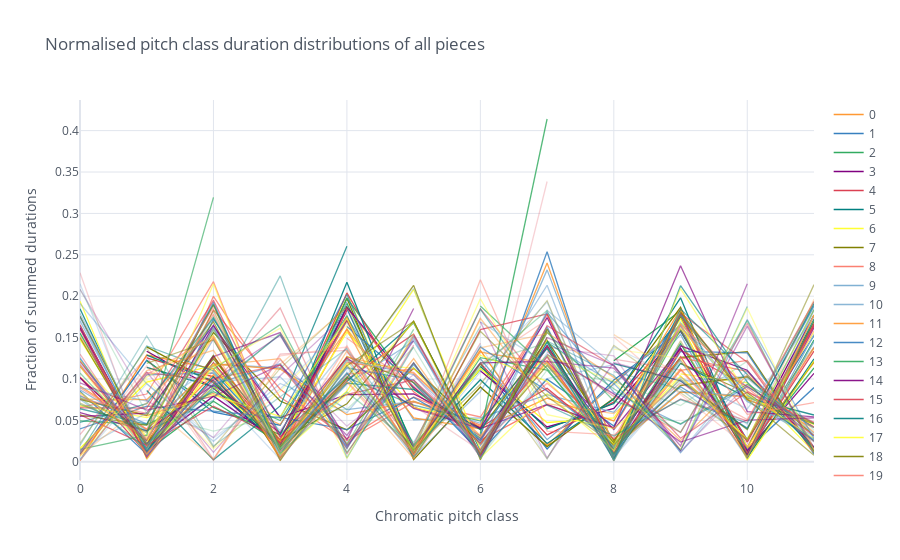

The cell this chart's notebook holds for it:
### Markdown cell above
### Tone durations per piece

### Code cell
pc_durations = notes.groupby(['id', 'pc']).duration.sum().unstack()
pc_durations = norm(pc_durations).astype(float)
pc_durations.T.iplot(title='Normalised pitch class duration distributions of all pieces', xTitle='Chromatic pitch class', yTitle='Fraction of summed durations')

### Figure 1 — Plotly figure (JSON) as saved in the notebook; plotly's stock layout.template omitted (floating-point values rounded to 4 significant figures)
{"data": [{"line": {"color": "rgba(255, 153, 51, 1.0)", "dash": "solid", "shape": "linear", "width": 1.3}, "mode": "lines", "name": "0", "text": "", "type": "scatter", "x": [0, 1, 2, 3, 4, 5, 6, 7, 8, 9, 10, 11], "y": [0.001485, 0.1289, 0.1121, 0.02302, 0.1701, 0.01485, 0.1344, 0.02005, 0.09469, 0.1656, 0.01485, 0.1199]}, {"line": {"color": "rgba(55, 128, 191, 1.0)", "dash": "solid", "shape": "linear", "width": 1.3}, "mode": "lines", "name": "1", "text": "", "type": "scatter", "x": [0, 1, 2, 3, 4, 5, 6, 7, 8, 9, 10, 11], "y": [0.009027, 0.1226, 0.05993, 0.04413, 0.1848, 0.01003, 0.1186, 0.01555, 0.0988, 0.1575, 0.02658, 0.1525]}, {"line": {"color": "rgba(50, 171, 96, 1.0)", "dash": "solid", "shape": "linear", "width": 1.3}, "mode": "lines", "name": "2", "text": "", "type": "scatter", "x": [0, 1, 2, 3, 4, 5, 6, 7, 8, 9, 10, 11], "y": ["", 0.122, 0.06562, 0.03281, 0.1916, 0.01969, 0.1115, "", 0.122, 0.1824, 0.005249, 0.147]}, {"line": {"color": "rgba(128, 0, 128, 1.0)", "dash": "solid", "shape": "linear", "width": 1.3}, "mode": "lines", "name": "3", "text": "", "type": "scatter", "x": [0, 1, 2, 3, 4, 5, 6, 7, 8, 9, 10, 11], "y": ["", 0.1335, 0.08918, 0.01726, 0.1841, "", 0.1099, 0.042, 0.06444, 0.1582, 0.02417, 0.1772]}, {"line": {"color": "rgba(219, 64, 82, 1.0)", "dash": "solid", "shape": "linear", "width": 1.3}, "mode": "lines", "name": "4", "text": "", "type": "scatter", "x": [0, 1, 2, 3, 4, 5, 6, 7, 8, 9, 10, 11], "y": ["", 0.1255, 0.1025, 0.01529, 0.1834, "", 0.1191, 0.03248, 0.07197, 0.1599, 0.02548, 0.1643]}, {"line": {"color": "rgba(0, 128, 128, 1.0)", "dash": "solid", "shape": "linear", "width": 1.3}, "mode": "lines", "name": "5", "text": "", "type": "scatter", "x": [0, 1, 2, 3, 4, 5, 6, 7, 8, 9, 10, 11], "y": ["", 0.1139, 0.09091, 0.01818, 0.1879, "", 0.1152, 0.04, 0.0703, 0.1745, 0.01697, 0.1721]}, {"line": {"color": "rgba(255, 255, 51, 1.0)", "dash": "solid", "shape": "linear", "width": 1.3}, "mode": "lines", "name": "6", "text": "", "type": "scatter", "x": [0, 1, 2, 3, 4, 5, 6, 7, 8, 9, 10, 11], "y": [0.01605, 0.09628, 0.1163, 0.01495, 0.2031, 0.01276, 0.1127, 0.04741, 0.05288, 0.1729, 0.01751, 0.1371]}, {"line": {"color": "rgba(128, 128, 0, 1.0)", "dash": "solid", "shape": "linear", "width": 1.3}, "mode": "lines", "name": "7", "text": "", "type": "scatter", "x": [0, 1, 2, 3, 4, 5, 6, 7, 8, 9, 10, 11], "y": ["", 0.1387, 0.09555, 0.01963, 0.1976, 0.002618, 0.09031, 0.01832, 0.07657, 0.1865, 0.003927, 0.1702]}, {"line": {"color": "rgba(251, 128, 114, 1.0)", "dash": "solid", "shape": "linear", "width": 1.3}, "mode": "lines", "name": "8", "text": "", "type": "scatter", "x": [0, 1, 2, 3, 4, 5, 6, 7, 8, 9, 10, 11], "y": [0.1224, 0.01207, 0.1276, 0.005172, 0.1862, 0.08448, 0.02586, 0.06897, 0.04138, 0.1776, 0.01034, 0.1379]}, {"line": {"color": "rgba(128, 177, 211, 1.0)", "dash": "solid", "shape": "linear", "width": 1.3}, "mode": "lines", "name": "9", "text": "", "type": "scatter", "x": [0, 1, 2, 3, 4, 5, 6, 7, 8, 9, 10, 11], "y": [0.002092, 0.1051, 0.1072, 0.0251, 0.193, "", 0.1245, 0.02667, 0.09362, 0.1647, 0.004184, 0.1538]}, {"line": {"color": "rgba(128, 177, 211, 0.9148936170212765)", "dash": "solid", "shape": "linear", "width": 1.3}, "mode": "lines", "name": "10", "text": "", "type": "scatter", "x": [0, 1, 2, 3, 4, 5, 6, 7, 8, 9, 10, 11], "y": [0.1243, 0.01605, 0.1195, 0.01725, 0.1742, 0.05079, 0.05295, 0.08098, 0.05966, 0.1538, 0.005271, 0.1452]}, {"line": {"color": "rgba(255, 153, 51, 0.9148936170212765)", "dash": "solid", "shape": "linear", "width": 1.3}, "mode": "lines", "name": "11", "text": "", "type": "scatter", "x": [0, 1, 2, 3, 4, 5, 6, 7, 8, 9, 10, 11], "y": [0.1024, 0.02559, 0.1052, 0.01611, 0.1602, 0.05308, 0.03981, 0.07678, 0.04929, 0.1848, 0.009479, 0.1773]}, {"line": {"color": "rgba(55, 128, 191, 0.9148936170212765)", "dash": "solid", "shape": "linear", "width": 1.3}, "mode": "lines", "name": "12", "text": "", "type": "scatter", "x": [0, 1, 2, 3, 4, 5, 6, 7, 8, 9, 10, 11], "y": [0.1643, 0.01101, 0.1281, "", 0.1635, 0.09513, 0.01101, 0.09984, 0.04324, 0.18, 0.01415, 0.08962]}, {"line": {"color": "rgba(50, 171, 96, 0.9148936170212765)", "dash": "solid", "shape": "linear", "width": 1.3}, "mode": "lines", "name": "13", "text": "", "type": "scatter", "x": [0, 1, 2, 3, 4, 5, 6, 7, 8, 9, 10, 11], "y": [0.1554, 0.0128, 0.07313, 0.02194, 0.1974, 0.08775, 0.02834, 0.1399, 0.01645, 0.1426, 0.01097, 0.1133]}, {"line": {"color": "rgba(128, 0, 128, 0.9148936170212765)", "dash": "solid", "shape": "linear", "width": 1.3}, "mode": "lines", "name": "14", "text": "", "type": "scatter", "x": [0, 1, 2, 3, 4, 5, 6, 7, 8, 9, 10, 11], "y": [0.1615, 0.01741, 0.0793, 0.02321, 0.1867, 0.08994, 0.02611, 0.1402, 0.01838, 0.1373, 0.01306, 0.1069]}, {"line": {"color": "rgba(219, 64, 82, 0.9148936170212765)", "dash": "solid", "shape": "linear", "width": 1.3}, "mode": "lines", "name": "15", "text": "", "type": "scatter", "x": [0, 1, 2, 3, 4, 5, 6, 7, 8, 9, 10, 11], "y": [0.102, 0.009868, 0.1195, 0.02412, 0.2039, 0.06579, 0.04167, 0.08882, 0.02193, 0.1787, 0.009868, 0.1338]}, {"line": {"color": "rgba(0, 128, 128, 0.9148936170212765)", "dash": "solid", "shape": "linear", "width": 1.3}, "mode": "lines", "name": "16", "text": "", "type": "scatter", "x": [0, 1, 2, 3, 4, 5, 6, 7, 8, 9, 10, 11], "y": ["", 0.1289, 0.09748, 0.01887, 0.217, 0.01415, 0.09906, 0.02201, 0.07547, 0.1981, 0.004717, 0.1242]}, {"line": {"color": "rgba(255, 255, 51, 0.9148936170212765)", "dash": "solid", "shape": "linear", "width": 1.3}, "mode": "lines", "name": "17", "text": "", "type": "scatter", "x": [0, 1, 2, 3, 4, 5, 6, 7, 8, 9, 10, 11], "y": [0.148, 0.02067, 0.09032, 0.02503, 0.1567, 0.06529, 0.05005, 0.1284, 0.02394, 0.1676, 0.002176, 0.1219]}, {"line": {"color": "rgba(128, 128, 0, 0.9148936170212765)", "dash": "solid", "shape": "linear", "width": 1.3}, "mode": "lines", "name": "18", "text": "", "type": "scatter", "x": [0, 1, 2, 3, 4, 5, 6, 7, 8, 9, 10, 11], "y": [0.1154, 0.02083, 0.1561, 0.07333, 0.03847, 0.1131, 0.03889, 0.1465, 0.02583, 0.126, 0.1331, 0.0125]}, {"line": {"color": "rgba(251, 128, 114, 0.9148936170212765)", "dash": "solid", "shape": "linear", "width": 1.3}, "mode": "lines", "name": "19", "text": "", "type": "scatter", "x": [0, 1, 2, 3, 4, 5, 6, 7, 8, 9, 10, 11], "y": [0.116, 0.01753, 0.1835, 0.08763, 0.02784, 0.07835, 0.04433, 0.1784, 0.01443, 0.1258, 0.1093, 0.01701]}, {"line": {"color": "rgba(251, 128, 114, 0.8297872340425532)", "dash": "solid", "shape": "linear", "width": 1.3}, "mode": "lines", "name": "20", "text": "", "type": "scatter", "x": [0, 1, 2, 3, 4, 5, 6, 7, 8, 9, 10, 11], "y": [0.1172, 0.01485, 0.1999, 0.07794, 0.02545, 0.07211, 0.05408, 0.1782, 0.01273, 0.1103, 0.1225, 0.01485]}, {"line": {"color": "rgba(128, 177, 211, 0.8297872340425532)", "dash": "solid", "shape": "linear", "width": 1.3}, "mode": "lines", "name": "21", "text": "", "type": "scatter", "x": [0, 1, 2, 3, 4, 5, 6, 7, 8, 9, 10, 11], "y": [0.08697, 0.03803, 0.1181, 0.1133, 0.06311, 0.07282, 0.04652, 0.2318, 0.0182, 0.08495, 0.07929, 0.04693]}, {"line": {"color": "rgba(255, 153, 51, 0.8297872340425532)", "dash": "solid", "shape": "linear", "width": 1.3}, "mode": "lines", "name": "22", "text": "", "type": "scatter", "x": [0, 1, 2, 3, 4, 5, 6, 7, 8, 9, 10, 11], "y": [0.09159, 0.03913, 0.1181, 0.112, 0.0569, 0.07306, 0.04274, 0.2402, 0.01707, 0.0841, 0.07848, 0.04663]}, {"line": {"color": "rgba(55, 128, 191, 0.8297872340425532)", "dash": "solid", "shape": "linear", "width": 1.3}, "mode": "lines", "name": "23", "text": "", "type": "scatter", "x": [0, 1, 2, 3, 4, 5, 6, 7, 8, 9, 10, 11], "y": [0.08519, 0.009259, 0.1722, 0.0537, 0.03889, 0.07778, 0.03148, 0.2537, 0.003704, 0.1333, 0.1315, 0.009259]}, {"line": {"color": "rgba(50, 171, 96, 0.8297872340425532)", "dash": "solid", "shape": "linear", "width": 1.3}, "mode": "lines", "name": "24", "text": "", "type": "scatter", "x": [0, 1, 2, 3, 4, 5, 6, 7, 8, 9, 10, 11], "y": [0.125, "", 0.1432, "", 0.03646, "", 0.03385, 0.4141, "", 0.09115, "", 0.1562]}, {"line": {"color": "rgba(128, 0, 128, 0.8297872340425532)", "dash": "solid", "shape": "linear", "width": 1.3}, "mode": "lines", "name": "25", "text": "", "type": "scatter", "x": [0, 1, 2, 3, 4, 5, 6, 7, 8, 9, 10, 11], "y": [0.1014, 0.02581, 0.1641, 0.05346, 0.08111, 0.08203, 0.04055, 0.1742, 0.009217, 0.1401, 0.1106, 0.01751]}, {"line": {"color": "rgba(219, 64, 82, 0.8297872340425532)", "dash": "solid", "shape": "linear", "width": 1.3}, "mode": "lines", "name": "26", "text": "", "type": "scatter", "x": [0, 1, 2, 3, 4, 5, 6, 7, 8, 9, 10, 11], "y": [0.1653, 0.008207, 0.1272, 0.02293, 0.09932, 0.1541, 0.007483, 0.1393, 0.008448, 0.1348, 0.09088, 0.042]}, {"line": {"color": "rgba(0, 128, 128, 0.8297872340425532)", "dash": "solid", "shape": "linear", "width": 1.3}, "mode": "lines", "name": "27", "text": "", "type": "scatter", "x": [0, 1, 2, 3, 4, 5, 6, 7, 8, 9, 10, 11], "y": [0.1848, 0.01363, 0.1027, 0.0159, 0.09688, 0.1678, 0.01428, 0.1449, 0.006491, 0.1188, 0.07725, 0.05648]}, {"line": {"color": "rgba(255, 255, 51, 0.8297872340425532)", "dash": "solid", "shape": "linear", "width": 1.3}, "mode": "lines", "name": "28", "text": "", "type": "scatter", "x": [0, 1, 2, 3, 4, 5, 6, 7, 8, 9, 10, 11], "y": [0.194, 0.003344, 0.1171, 0.01672, 0.08528, 0.2082, 0.01505, 0.1472, "", 0.1062, 0.09532, 0.01171]}, {"line": {"color": "rgba(128, 128, 0, 0.8297872340425532)", "dash": "solid", "shape": "linear", "width": 1.3}, "mode": "lines", "name": "29", "text": "", "type": "scatter", "x": [0, 1, 2, 3, 4, 5, 6, 7, 8, 9, 10, 11], "y": [0.1757, 0.02177, 0.1244, 0.02605, 0.06998, 0.1699, 0.008554, 0.1606, 0.01672, 0.09215, 0.1026, 0.03149]}, {"line": {"color": "rgba(128, 128, 0, 0.7446808510638296)", "dash": "solid", "shape": "linear", "width": 1.3}, "mode": "lines", "name": "30", "text": "", "type": "scatter", "x": [0, 1, 2, 3, 4, 5, 6, 7, 8, 9, 10, 11], "y": [0.15, 0.01429, 0.1286, 0.004762, 0.1012, 0.2131, 0.002381, 0.1583, "", 0.119, 0.08333, 0.025]}, {"line": {"color": "rgba(251, 128, 114, 0.7446808510638296)", "dash": "solid", "shape": "linear", "width": 1.3}, "mode": "lines", "name": "31", "text": "", "type": "scatter", "x": [0, 1, 2, 3, 4, 5, 6, 7, 8, 9, 10, 11], "y": [0.06587, 0.08184, 0.2176, 0.01198, 0.1058, 0.1118, "", 0.1118, "", 0.1756, 0.08583, 0.03194]}, {"line": {"color": "rgba(128, 177, 211, 0.7446808510638296)", "dash": "solid", "shape": "linear", "width": 1.3}, "mode": "lines", "name": "32", "text": "", "type": "scatter", "x": [0, 1, 2, 3, 4, 5, 6, 7, 8, 9, 10, 11], "y": [0.1702, 0.01477, 0.1481, 0.008203, 0.09393, 0.1456, 0.02051, 0.1292, "", 0.1682, 0.07342, 0.02789]}, {"line": {"color": "rgba(255, 153, 51, 0.7446808510638296)", "dash": "solid", "shape": "linear", "width": 1.3}, "mode": "lines", "name": "33", "text": "", "type": "scatter", "x": [0, 1, 2, 3, 4, 5, 6, 7, 8, 9, 10, 11], "y": [0.07539, 0.05565, 0.08248, 0.04501, 0.16, 0.009978, 0.1326, 0.1186, 0.01619, 0.1121, 0.0255, 0.1665]}, {"line": {"color": "rgba(55, 128, 191, 0.7446808510638296)", "dash": "solid", "shape": "linear", "width": 1.3}, "mode": "lines", "name": "34", "text": "", "type": "scatter", "x": [0, 1, 2, 3, 4, 5, 6, 7, 8, 9, 10, 11], "y": [0.0398, 0.06716, 0.06119, 0.05323, 0.202, 0.00995, 0.1388, 0.08557, 0.02289, 0.09055, 0.0408, 0.1881]}, {"line": {"color": "rgba(50, 171, 96, 0.7446808510638296)", "dash": "solid", "shape": "linear", "width": 1.3}, "mode": "lines", "name": "35", "text": "", "type": "scatter", "x": [0, 1, 2, 3, 4, 5, 6, 7, 8, 9, 10, 11], "y": [0.04929, 0.04463, 0.08461, 0.04984, 0.1766, 0.004381, 0.1257, 0.1106, 0.01643, 0.1594, 0.007667, 0.1709]}, {"line": {"color": "rgba(128, 0, 128, 0.7446808510638296)", "dash": "solid", "shape": "linear", "width": 1.3}, "mode": "lines", "name": "36", "text": "", "type": "scatter", "x": [0, 1, 2, 3, 4, 5, 6, 7, 8, 9, 10, 11], "y": [0.05944, 0.0373, 0.09266, 0.03497, 0.1713, 0.01748, 0.1195, 0.1212, 0.03904, 0.1369, 0.008159, 0.162]}, {"line": {"color": "rgba(219, 64, 82, 0.7446808510638296)", "dash": "solid", "shape": "linear", "width": 1.3}, "mode": "lines", "name": "37", "text": "", "type": "scatter", "x": [0, 1, 2, 3, 4, 5, 6, 7, 8, 9, 10, 11], "y": [0.05672, 0.01996, 0.06723, 0.02731, 0.1744, 0.007353, 0.1597, 0.1786, 0.0105, 0.1271, 0.005252, 0.166]}, {"line": {"color": "rgba(0, 128, 128, 0.7446808510638296)", "dash": "solid", "shape": "linear", "width": 1.3}, "mode": "lines", "name": "38", "text": "", "type": "scatter", "x": [0, 1, 2, 3, 4, 5, 6, 7, 8, 9, 10, 11], "y": ["", 0.08605, 0.002326, 0.06744, 0.2605, "", 0.1372, "", 0.1186, 0.09767, 0.03953, 0.1907]}, {"line": {"color": "rgba(255, 255, 51, 0.7446808510638296)", "dash": "solid", "shape": "linear", "width": 1.3}, "mode": "lines", "name": "39", "text": "", "type": "scatter", "x": [0, 1, 2, 3, 4, 5, 6, 7, 8, 9, 10, 11], "y": [0.06798, 0.05336, 0.08041, 0.05482, 0.1732, 0.009503, 0.1287, 0.09722, 0.0212, 0.1031, 0.02705, 0.1835]}, {"line": {"color": "rgba(255, 255, 51, 0.6595744680851063)", "dash": "solid", "shape": "linear", "width": 1.3}, "mode": "lines", "name": "40", "text": "", "type": "scatter", "x": [0, 1, 2, 3, 4, 5, 6, 7, 8, 9, 10, 11], "y": [0.1225, 0.03075, 0.1517, 0.01613, 0.119, 0.1131, 0.02139, 0.1201, 0.02139, 0.161, 0.07807, 0.04491]}, {"line": {"color": "rgba(128, 128, 0, 0.6595744680851063)", "dash": "solid", "shape": "linear", "width": 1.3}, "mode": "lines", "name": "41", "text": "", "type": "scatter", "x": [0, 1, 2, 3, 4, 5, 6, 7, 8, 9, 10, 11], "y": [0.07548, 0.05628, 0.1693, 0.01745, 0.127, 0.09599, 0.02225, 0.1165, 0.02312, 0.1758, 0.07504, 0.04581]}, {"line": {"color": "rgba(251, 128, 114, 0.6595744680851063)", "dash": "solid", "shape": "linear", "width": 1.3}, "mode": "lines", "name": "42", "text": "", "type": "scatter", "x": [0, 1, 2, 3, 4, 5, 6, 7, 8, 9, 10, 11], "y": [0.08943, 0.03949, 0.1783, 0.01858, 0.1202, 0.108, 0.02962, 0.1225, 0.01394, 0.1661, 0.08943, 0.02439]}, {"line": {"color": "rgba(128, 177, 211, 0.6595744680851063)", "dash": "solid", "shape": "linear", "width": 1.3}, "mode": "lines", "name": "43", "text": "", "type": "scatter", "x": [0, 1, 2, 3, 4, 5, 6, 7, 8, 9, 10, 11], "y": [0.08966, 0.07349, 0.1638, 0.006897, 0.1231, 0.1052, 0.02586, 0.1276, 0.01724, 0.1638, 0.07241, 0.03103]}, {"line": {"color": "rgba(255, 153, 51, 0.6595744680851063)", "dash": "solid", "shape": "linear", "width": 1.3}, "mode": "lines", "name": "44", "text": "", "type": "scatter", "x": [0, 1, 2, 3, 4, 5, 6, 7, 8, 9, 10, 11], "y": [0.07557, 0.07513, 0.1498, 0.001757, 0.127, 0.1068, 0.03163, 0.1204, 0.01318, 0.1819, 0.07557, 0.0413]}, {"line": {"color": "rgba(55, 128, 191, 0.6595744680851063)", "dash": "solid", "shape": "linear", "width": 1.3}, "mode": "lines", "name": "45", "text": "", "type": "scatter", "x": [0, 1, 2, 3, 4, 5, 6, 7, 8, 9, 10, 11], "y": [0.07963, 0.04569, 0.1926, 0.009138, 0.1136, 0.09856, 0.01175, 0.1632, 0.001305, 0.1775, 0.08094, 0.02611]}, {"line": {"color": "rgba(50, 171, 96, 0.6595744680851063)", "dash": "solid", "shape": "linear", "width": 1.3}, "mode": "lines", "name": "46", "text": "", "type": "scatter", "x": [0, 1, 2, 3, 4, 5, 6, 7, 8, 9, 10, 11], "y": [0.01485, 0.03218, 0.3193, "", 0.1361, "", 0.1881, 0.1126, 0.009901, 0.125, "", 0.06188]}, {"line": {"color": "rgba(128, 0, 128, 0.6595744680851063)", "dash": "solid", "shape": "linear", "width": 1.3}, "mode": "lines", "name": "47", "text": "", "type": "scatter", "x": [0, 1, 2, 3, 4, 5, 6, 7, 8, 9, 10, 11], "y": [0.05479, 0.05871, 0.165, 0.03001, 0.1256, 0.06458, 0.04012, 0.06915, 0.04044, 0.2368, 0.06067, 0.05414]}, {"line": {"color": "rgba(219, 64, 82, 0.6595744680851063)", "dash": "solid", "shape": "linear", "width": 1.3}, "mode": "lines", "name": "48", "text": "", "type": "scatter", "x": [0, 1, 2, 3, 4, 5, 6, 7, 8, 9, 10, 11], "y": [0.06516, 0.06472, 0.195, 0.03014, 0.08156, 0.09885, 0.02216, 0.1268, 0.005319, 0.1795, 0.1201, 0.01064]}, {"line": {"color": "rgba(0, 128, 128, 0.6595744680851063)", "dash": "solid", "shape": "linear", "width": 1.3}, "mode": "lines", "name": "49", "text": "", "type": "scatter", "x": [0, 1, 2, 3, 4, 5, 6, 7, 8, 9, 10, 11], "y": [0.06409, 0.0453, 0.1901, 0.01436, 0.09503, 0.08729, 0.03867, 0.137, 0.00221, 0.2127, 0.09613, 0.01713]}, {"line": {"color": "rgba(0, 128, 128, 0.5744680851063828)", "dash": "solid", "shape": "linear", "width": 1.3}, "mode": "lines", "name": "50", "text": "", "type": "scatter", "x": [0, 1, 2, 3, 4, 5, 6, 7, 8, 9, 10, 11], "y": [0.04745, 0.0703, 0.174, 0.03339, 0.1019, 0.06854, 0.04921, 0.1371, 0.01406, 0.1845, 0.1054, 0.01406]}, {"line": {"color": "rgba(255, 255, 51, 0.5744680851063828)", "dash": "solid", "shape": "linear", "width": 1.3}, "mode": "lines", "name": "51", "text": "", "type": "scatter", "x": [0, 1, 2, 3, 4, 5, 6, 7, 8, 9, 10, 11], "y": [0.08371, 0.02262, 0.2149, 0.00905, 0.08145, 0.1686, 0.004525, 0.08258, 0.01357, 0.2093, 0.08145, 0.02828]}, {"line": {"color": "rgba(128, 128, 0, 0.5744680851063828)", "dash": "solid", "shape": "linear", "width": 1.3}, "mode": "lines", "name": "52", "text": "", "type": "scatter", "x": [0, 1, 2, 3, 4, 5, 6, 7, 8, 9, 10, 11], "y": [0.05627, 0.04416, 0.1895, 0.001425, 0.1161, 0.1695, 0.008547, 0.1503, "", 0.1809, 0.0755, 0.007835]}, {"line": {"color": "rgba(251, 128, 114, 0.5744680851063828)", "dash": "solid", "shape": "linear", "width": 1.3}, "mode": "lines", "name": "53", "text": "", "type": "scatter", "x": [0, 1, 2, 3, 4, 5, 6, 7, 8, 9, 10, 11], "y": [0.07632, 0.05854, 0.1865, "", 0.1492, 0.09193, 0.02125, 0.09497, 0.02819, 0.1644, 0.05724, 0.07155]}, {"line": {"color": "rgba(128, 177, 211, 0.5744680851063828)", "dash": "solid", "shape": "linear", "width": 1.3}, "mode": "lines", "name": "54", "text": "", "type": "scatter", "x": [0, 1, 2, 3, 4, 5, 6, 7, 8, 9, 10, 11], "y": [0.1795, 0.02161, 0.09664, 0.1026, 0.02281, 0.1188, 0.01261, 0.1831, 0.1164, 0.0108, 0.1008, 0.03421]}, {"line": {"color": "rgba(255, 153, 51, 0.5744680851063828)", "dash": "solid", "shape": "linear", "width": 1.3}, "mode": "lines", "name": "55", "text": "", "type": "scatter", "x": [0, 1, 2, 3, 4, 5, 6, 7, 8, 9, 10, 11], "y": [0.1516, 0.02691, 0.1161, 0.1246, 0.02125, 0.1246, 0.01133, 0.1558, 0.102, 0.0255, 0.1048, 0.03541]}, {"line": {"color": "rgba(55, 128, 191, 0.5744680851063828)", "dash": "solid", "shape": "linear", "width": 1.3}, "mode": "lines", "name": "56", "text": "", "type": "scatter", "x": [0, 1, 2, 3, 4, 5, 6, 7, 8, 9, 10, 11], "y": [0.1751, 0.01208, 0.0936, 0.1184, 0.01812, 0.1171, 0.02415, 0.1806, 0.08394, 0.04529, 0.09058, 0.04106]}, {"line": {"color": "rgba(50, 171, 96, 0.5744680851063828)", "dash": "solid", "shape": "linear", "width": 1.3}, "mode": "lines", "name": "57", "text": "", "type": "scatter", "x": [0, 1, 2, 3, 4, 5, 6, 7, 8, 9, 10, 11], "y": [0.1673, "", 0.1121, 0.1654, 0.01103, 0.1195, 0.009191, 0.1562, 0.07353, 0.04596, 0.09375, 0.04596]}, {"line": {"color": "rgba(128, 0, 128, 0.5744680851063828)", "dash": "solid", "shape": "linear", "width": 1.3}, "mode": "lines", "name": "58", "text": "", "type": "scatter", "x": [0, 1, 2, 3, 4, 5, 6, 7, 8, 9, 10, 11], "y": [0.1614, 0.005291, 0.127, 0.1561, 0.02646, 0.1852, "", 0.1296, 0.08201, 0.02381, 0.05026, 0.05291]}, {"line": {"color": "rgba(219, 64, 82, 0.5744680851063828)", "dash": "solid", "shape": "linear", "width": 1.3}, "mode": "lines", "name": "59", "text": "", "type": "scatter", "x": [0, 1, 2, 3, 4, 5, 6, 7, 8, 9, 10, 11], "y": [0.1602, 0.006085, 0.1004, 0.1166, 0.01623, 0.1521, 0.008114, 0.1643, 0.1156, 0.0284, 0.08418, 0.04767]}, {"line": {"color": "rgba(219, 64, 82, 0.48936170212765956)", "dash": "solid", "shape": "linear", "width": 1.3}, "mode": "lines", "name": "60", "text": "", "type": "scatter", "x": [0, 1, 2, 3, 4, 5, 6, 7, 8, 9, 10, 11], "y": [0.008861, 0.1076, 0.09873, 0.02152, 0.1253, 0.02025, 0.1848, 0.08608, 0.02785, 0.07595, 0.04937, 0.1937]}, {"line": {"color": "rgba(0, 128, 128, 0.48936170212765956)", "dash": "solid", "shape": "linear", "width": 1.3}, "mode": "lines", "name": "61", "text": "", "type": "scatter", "x": [0, 1, 2, 3, 4, 5, 6, 7, 8, 9, 10, 11], "y": [0.01098, 0.1399, 0.1098, 0.01734, 0.1069, 0.01618, 0.1844, 0.06821, 0.03121, 0.07514, 0.04682, 0.1931]}, {"line": {"color": "rgba(255, 255, 51, 0.48936170212765956)", "dash": "solid", "shape": "linear", "width": 1.3}, "mode": "lines", "name": "62", "text": "", "type": "scatter", "x": [0, 1, 2, 3, 4, 5, 6, 7, 8, 9, 10, 11], "y": [0.01378, 0.1022, 0.1527, 0.01607, 0.1183, 0.01607, 0.1969, 0.05683, 0.04018, 0.1033, 0.02755, 0.1561]}, {"line": {"color": "rgba(128, 128, 0, 0.48936170212765956)", "dash": "solid", "shape": "linear", "width": 1.3}, "mode": "lines", "name": "63", "text": "", "type": "scatter", "x": [0, 1, 2, 3, 4, 5, 6, 7, 8, 9, 10, 11], "y": ["", 0.1189, 0.1471, 0.01189, 0.1025, 0.0104, 0.1575, 0.07875, 0.0208, 0.09955, 0.03863, 0.214]}, {"line": {"color": "rgba(251, 128, 114, 0.48936170212765956)", "dash": "solid", "shape": "linear", "width": 1.3}, "mode": "lines", "name": "64", "text": "", "type": "scatter", "x": [0, 1, 2, 3, 4, 5, 6, 7, 8, 9, 10, 11], "y": [0.001157, 0.1053, 0.1516, 0.00463, 0.09722, 0.01157, 0.2199, 0.03704, 0.03241, 0.09491, 0.05093, 0.1933]}, {"line": {"color": "rgba(128, 177, 211, 0.48936170212765956)", "dash": "solid", "shape": "linear", "width": 1.3}, "mode": "lines", "name": "65", "text": "", "type": "scatter", "x": [0, 1, 2, 3, 4, 5, 6, 7, 8, 9, 10, 11], "y": [0.01418, 0.0591, 0.1158, 0.03783, 0.1383, "", 0.169, 0.1182, 0.007092, 0.1017, 0.06383, 0.1749]}, {"line": {"color": "rgba(255, 153, 51, 0.48936170212765956)", "dash": "solid", "shape": "linear", "width": 1.3}, "mode": "lines", "name": "66", "text": "", "type": "scatter", "x": [0, 1, 2, 3, 4, 5, 6, 7, 8, 9, 10, 11], "y": [0.007509, 0.1101, 0.1345, 0.005006, 0.1339, 0.008761, 0.1733, 0.07009, 0.0582, 0.1227, 0.01752, 0.1583]}, {"line": {"color": "rgba(55, 128, 191, 0.48936170212765956)", "dash": "solid", "shape": "linear", "width": 1.3}, "mode": "lines", "name": "67", "text": "", "type": "scatter", "x": [0, 1, 2, 3, 4, 5, 6, 7, 8, 9, 10, 11], "y": [0.1257, 0.007519, 0.09023, 0.1536, 0.01611, 0.1493, 0.005371, 0.1439, 0.09452, 0.01396, 0.1719, 0.02793]}, {"line": {"color": "rgba(50, 171, 96, 0.48936170212765956)", "dash": "solid", "shape": "linear", "width": 1.3}, "mode": "lines", "name": "68", "text": "", "type": "scatter", "x": [0, 1, 2, 3, 4, 5, 6, 7, 8, 9, 10, 11], "y": [0.1072, 0.02137, 0.08699, 0.1545, 0.0206, 0.1599, "", 0.1446, 0.08813, 0.03548, 0.1705, 0.01068]}, {"line": {"color": "rgba(128, 0, 128, 0.48936170212765956)", "dash": "solid", "shape": "linear", "width": 1.3}, "mode": "lines", "name": "69", "text": "", "type": "scatter", "x": [0, 1, 2, 3, 4, 5, 6, 7, 8, 9, 10, 11], "y": [0.09542, 0.06234, 0.07888, 0.117, 0.03181, 0.1463, "", 0.1209, 0.1132, 0.01908, 0.215, ""]}, {"line": {"color": "rgba(128, 0, 128, 0.40425531914893603)", "dash": "solid", "shape": "linear", "width": 1.3}, "mode": "lines", "name": "70", "text": "", "type": "scatter", "x": [0, 1, 2, 3, 4, 5, 6, 7, 8, 9, 10, 11], "y": [0.1208, 0.02222, 0.09861, 0.1528, 0.01944, 0.1194, 0.005556, 0.15, 0.1167, 0.01389, 0.1639, 0.01667]}, {"line": {"color": "rgba(219, 64, 82, 0.40425531914893603)", "dash": "solid", "shape": "linear", "width": 1.3}, "mode": "lines", "name": "71", "text": "", "type": "scatter", "x": [0, 1, 2, 3, 4, 5, 6, 7, 8, 9, 10, 11], "y": [0.13, 0.01084, 0.09443, 0.1858, 0.009288, 0.1409, "", 0.1331, 0.07895, 0.0356, 0.1672, 0.01393]}, {"line": {"color": "rgba(0, 128, 128, 0.40425531914893603)", "dash": "solid", "shape": "linear", "width": 1.3}, "mode": "lines", "name": "72", "text": "", "type": "scatter", "x": [0, 1, 2, 3, 4, 5, 6, 7, 8, 9, 10, 11], "y": [0.06944, 0.03704, 0.07407, 0.2245, 0.00463, 0.1389, "", 0.1458, 0.1042, 0.01389, 0.1875, ""]}, {"line": {"color": "rgba(255, 255, 51, 0.40425531914893603)", "dash": "solid", "shape": "linear", "width": 1.3}, "mode": "lines", "name": "73", "text": "", "type": "scatter", "x": [0, 1, 2, 3, 4, 5, 6, 7, 8, 9, 10, 11], "y": [0.1151, 0.009259, 0.1138, 0.1614, 0.003968, 0.1548, "", 0.129, 0.09722, 0.01521, 0.1858, 0.01455]}, {"line": {"color": "rgba(128, 128, 0, 0.40425531914893603)", "dash": "solid", "shape": "linear", "width": 1.3}, "mode": "lines", "name": "74", "text": "", "type": "scatter", "x": [0, 1, 2, 3, 4, 5, 6, 7, 8, 9, 10, 11], "y": [0.0709, 0.03522, 0.1826, 0.01854, 0.1163, 0.0139, 0.09361, 0.1946, 0.0009268, 0.146, 0.006487, 0.1209]}, {"line": {"color": "rgba(251, 128, 114, 0.40425531914893603)", "dash": "solid", "shape": "linear", "width": 1.3}, "mode": "lines", "name": "75", "text": "", "type": "scatter", "x": [0, 1, 2, 3, 4, 5, 6, 7, 8, 9, 10, 11], "y": [0.08092, 0.02899, 0.1498, 0.01208, 0.1401, 0.003623, 0.1184, 0.1715, "", 0.1413, "", 0.1534]}, {"line": {"color": "rgba(128, 177, 211, 0.40425531914893603)", "dash": "solid", "shape": "linear", "width": 1.3}, "mode": "lines", "name": "76", "text": "", "type": "scatter", "x": [0, 1, 2, 3, 4, 5, 6, 7, 8, 9, 10, 11], "y": [0.1183, 0.02647, 0.162, 0.01176, 0.1145, 0.01103, 0.1086, 0.1929, 0.001471, 0.1414, "", 0.1116]}, {"line": {"color": "rgba(255, 153, 51, 0.40425531914893603)", "dash": "solid", "shape": "linear", "width": 1.3}, "mode": "lines", "name": "77", "text": "", "type": "scatter", "x": [0, 1, 2, 3, 4, 5, 6, 7, 8, 9, 10, 11], "y": [0.08302, 0.02642, 0.1604, 0.02642, 0.09623, 0.003774, 0.1377, 0.1547, "", 0.1755, "", 0.1358]}, {"line": {"color": "rgba(55, 128, 191, 0.40425531914893603)", "dash": "solid", "shape": "linear", "width": 1.3}, "mode": "lines", "name": "78", "text": "", "type": "scatter", "x": [0, 1, 2, 3, 4, 5, 6, 7, 8, 9, 10, 11], "y": [0.07557, 0.01656, 0.1615, 0.01656, 0.1077, 0.006211, 0.08489, 0.2133, 0.008282, 0.1222, 0.004141, 0.1832]}, {"line": {"color": "rgba(50, 171, 96, 0.40425531914893603)", "dash": "solid", "shape": "linear", "width": 1.3}, "mode": "lines", "name": "79", "text": "", "type": "scatter", "x": [0, 1, 2, 3, 4, 5, 6, 7, 8, 9, 10, 11], "y": [0.07776, 0.01627, 0.1591, 0.009946, 0.08409, 0.01989, 0.1148, 0.1826, 0.004521, 0.1799, "", 0.151]}, {"line": {"color": "rgba(50, 171, 96, 0.3191489361702127)", "dash": "solid", "shape": "linear", "width": 1.3}, "mode": "lines", "name": "80", "text": "", "type": "scatter", "x": [0, 1, 2, 3, 4, 5, 6, 7, 8, 9, 10, 11], "y": [0.07859, 0.03667, 0.1755, 0.01637, 0.1231, 0.007204, 0.1192, 0.1434, 0.008513, 0.1696, "", 0.1218]}, {"line": {"color": "rgba(128, 0, 128, 0.3191489361702127)", "dash": "solid", "shape": "linear", "width": 1.3}, "mode": "lines", "name": "81", "text": "", "type": "scatter", "x": [0, 1, 2, 3, 4, 5, 6, 7, 8, 9, 10, 11], "y": [0.01256, 0.1084, 0.01142, 0.1039, 0.1792, "", 0.1689, 0.004566, 0.1199, 0.09817, 0.02568, 0.1672]}, {"line": {"color": "rgba(219, 64, 82, 0.3191489361702127)", "dash": "solid", "shape": "linear", "width": 1.3}, "mode": "lines", "name": "82", "text": "", "type": "scatter", "x": [0, 1, 2, 3, 4, 5, 6, 7, 8, 9, 10, 11], "y": [0.03288, 0.1271, 0.00299, 0.13, 0.1345, 0.008969, 0.1435, "", 0.1241, 0.1106, 0.02242, 0.1629]}, {"line": {"color": "rgba(0, 128, 128, 0.3191489361702127)", "dash": "solid", "shape": "linear", "width": 1.3}, "mode": "lines", "name": "83", "text": "", "type": "scatter", "x": [0, 1, 2, 3, 4, 5, 6, 7, 8, 9, 10, 11], "y": [0.01989, 0.1519, 0.01899, 0.07866, 0.1365, 0.02306, 0.1637, "", 0.109, 0.0877, 0.02622, 0.1844]}, {"line": {"color": "rgba(255, 255, 51, 0.3191489361702127)", "dash": "solid", "shape": "linear", "width": 1.3}, "mode": "lines", "name": "84", "text": "", "type": "scatter", "x": [0, 1, 2, 3, 4, 5, 6, 7, 8, 9, 10, 11], "y": [0.006637, 0.09956, 0.01549, 0.08518, 0.1648, 0.01327, 0.1715, "", 0.1361, 0.125, 0.005531, 0.177]}, {"line": {"color": "rgba(128, 128, 0, 0.3191489361702127)", "dash": "solid", "shape": "linear", "width": 1.3}, "mode": "lines", "name": "85", "text": "", "type": "scatter", "x": [0, 1, 2, 3, 4, 5, 6, 7, 8, 9, 10, 11], "y": [0.02257, 0.1372, 0.01736, 0.1128, 0.1875, 0.01042, 0.1181, 0.003472, 0.1406, 0.08333, 0.02778, 0.1389]}, {"line": {"color": "rgba(251, 128, 114, 0.3191489361702127)", "dash": "solid", "shape": "linear", "width": 1.3}, "mode": "lines", "name": "86", "text": "", "type": "scatter", "x": [0, 1, 2, 3, 4, 5, 6, 7, 8, 9, 10, 11], "y": [0.01054, 0.116, 0.001506, 0.128, 0.1386, 0.00753, 0.1732, "", 0.1506, 0.08133, 0.01807, 0.1747]}, {"line": {"color": "rgba(128, 177, 211, 0.3191489361702127)", "dash": "solid", "shape": "linear", "width": 1.3}, "mode": "lines", "name": "87", "text": "", "type": "scatter", "x": [0, 1, 2, 3, 4, 5, 6, 7, 8, 9, 10, 11], "y": [0.002773, 0.09427, 0.02865, 0.0878, 0.1682, 0.01941, 0.1414, 0.003697, 0.1386, 0.09889, 0.04529, 0.171]}, {"line": {"color": "rgba(255, 153, 51, 0.3191489361702127)", "dash": "solid", "shape": "linear", "width": 1.3}, "mode": "lines", "name": "88", "text": "", "type": "scatter", "x": [0, 1, 2, 3, 4, 5, 6, 7, 8, 9, 10, 11], "y": [0.007143, 0.07143, 0.003571, 0.1179, 0.1857, "", 0.1357, "", 0.1536, 0.1036, 0.025, 0.1964]}, {"line": {"color": "rgba(55, 128, 191, 0.3191489361702127)", "dash": "solid", "shape": "linear", "width": 1.3}, "mode": "lines", "name": "89", "text": "", "type": "scatter", "x": [0, 1, 2, 3, 4, 5, 6, 7, 8, 9, 10, 11], "y": [0.1912, 0.09417, 0.02473, 0.09463, 0.05917, 0.1527, 0.01999, 0.1006, 0.1171, 0.0114, 0.1099, 0.0245]}, {"line": {"color": "rgba(55, 128, 191, 0.2340425531914892)", "dash": "solid", "shape": "linear", "width": 1.3}, "mode": "lines", "name": "90", "text": "", "type": "scatter", "x": [0, 1, 2, 3, 4, 5, 6, 7, 8, 9, 10, 11], "y": [0.2151, 0.0133, 0.08861, 0.003168, 0.1047, 0.2095, 0.003801, 0.1318, 0.005147, 0.0974, 0.1038, 0.02368]}, {"line": {"color": "rgba(50, 171, 96, 0.2340425531914892)", "dash": "solid", "shape": "linear", "width": 1.3}, "mode": "lines", "name": "91", "text": "", "type": "scatter", "x": [0, 1, 2, 3, 4, 5, 6, 7, 8, 9, 10, 11], "y": [0.2085, 0.0585, 0.037, 0.05551, 0.06344, 0.1378, 0.004405, 0.1107, 0.09692, 0.06784, 0.1216, 0.03789]}, {"line": {"color": "rgba(128, 0, 128, 0.2340425531914892)", "dash": "solid", "shape": "linear", "width": 1.3}, "mode": "lines", "name": "92", "text": "", "type": "scatter", "x": [0, 1, 2, 3, 4, 5, 6, 7, 8, 9, 10, 11], "y": [0.2084, 0.07383, 0.0293, 0.1231, 0.04305, 0.1053, 0.01418, 0.1384, 0.1279, 0.01246, 0.09302, 0.03109]}, {"line": {"color": "rgba(219, 64, 82, 0.2340425531914892)", "dash": "solid", "shape": "linear", "width": 1.3}, "mode": "lines", "name": "93", "text": "", "type": "scatter", "x": [0, 1, 2, 3, 4, 5, 6, 7, 8, 9, 10, 11], "y": [0.2283, 0.002865, 0.1108, "", 0.1323, 0.06781, 0.01337, 0.3386, "", 0.02865, "", 0.07736]}], "layout": {"autosize": true, "legend": {"bgcolor": "#FFFFFF", "font": {"color": "#4D5663"}}, "paper_bgcolor": "#FFFFFF", "plot_bgcolor": "#FFFFFF", "title": {"font": {"color": "#4D5663"}, "text": "Normalised pitch class duration distributions of all pieces"}, "xaxis": {"autorange": true, "gridcolor": "#E1E5ED", "range": [0, 11], "showgrid": true, "tickfont": {"color": "#4D5663"}, "title": {"font": {"color": "#4D5663"}, "text": "Chromatic pitch class"}, "type": "linear", "zerolinecolor": "#E1E5ED"}, "yaxis": {"autorange": true, "gridcolor": "#E1E5ED", "range": [-0.02203, 0.437], "showgrid": true, "tickfont": {"color": "#4D5663"}, "title": {"font": {"color": "#4D5663"}, "text": "Fraction of summed durations"}, "type": "linear", "zerolinecolor": "#E1E5ED"}}}
